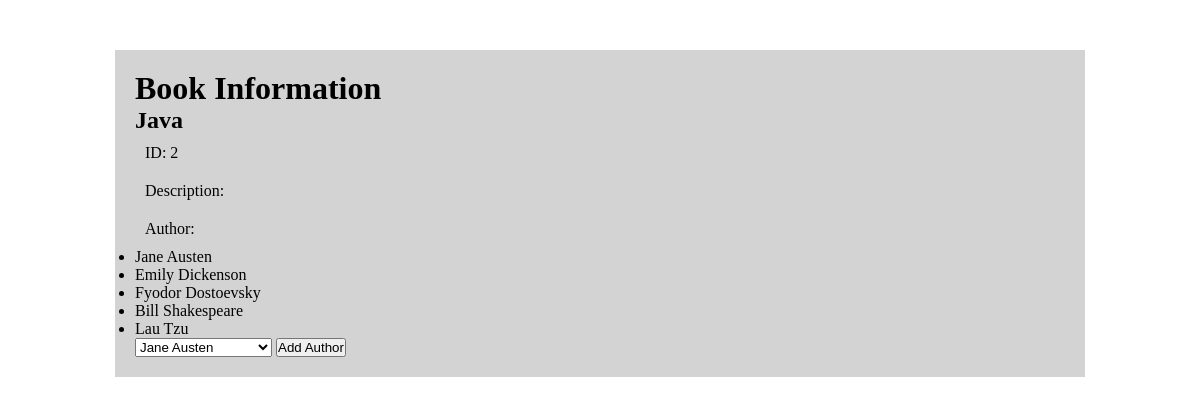
/bookinfo/2, run on the app's committed database.
### bookAuthApp/models.py (models this page shows)
class Book(models.Model):
    title = models.CharField(max_length=255)
    desc = models.TextField(max_length=255)
    created_at = models.DateTimeField(auto_now_add=True)
    updated_at = models.DateTimeField(auto_now=True)

class Author(models.Model):
    first_name = models.CharField(max_length=255)
    books = models.ManyToManyField(Book, related_name="authors")
    last_name = models.CharField(max_length=255)
    notes = models.TextField()
    created_at = models.DateTimeField(auto_now_add=True)
    updated_at = models.DateTimeField(auto_now=True)

### bookAuthApp/views.py (the view)
# urls.py: path('bookinfo/<bookid>', views.bookInfo),
def bookInfo(request, bookid):
    context = {
        'selectedBook' : Book.objects.get(id=bookid),
        'allAuthors' : Author.objects.all()
    }
    return render(request, "book_info.html", context)

### bookAuthApp/templates/book_info.html (shortened to what this page needs)
<!DOCTYPE html>
<html lang="en">
<head>
    {% load static %}
    <link rel="stylesheet" href="{% static 'css/style.css' %}">
</head>
<body>
    <div id="container">
        <div class="">
            <h1>Book Information</h1>
            <h2> {{ selectedBook.title }} </h2>
            <p> ID: {{ selectedBook.id }} </p>
            <p> Description: {{ selectedBook.desc }} </p>
            <p> Author:</p>
            <ul>
                {% for authors in selectedBook.authors.all %}
                <li>{{ authors.first_name }} {{ authors.last_name }}</li>
                {% endfor %}
            </ul>
            <form action="/authUpdate/{{selectedBook.id}}" method="post">
                <select name="chosenAuth" id="">
                    {% for a in allAuthors %}
                    <option value="{{ a.id }}">
                        <p>{{ a.first_name }} {{ a.last_name }}</p>
                    </option>
                    {% endfor %}
                </select>
                <input type="submit" value="Add Author">
            </form>
        </div>
    </div>
</body>
</html>

### bookAuthApp/static/css/style.css (style rules this page uses)
* { margin: 0; padding: 0; }
body { margin: 0 auto; width: 970px; }
p { padding: 10px; }
#container { background-color: lightgrey; margin: 50px 0; padding: 20px; }

### data on the page
Book: title "Java", id "2"
Author: first_name "Jane", last_name "Austen"
Author: first_name "Emily", last_name "Dickenson"
Author: first_name "Fyodor", last_name "Dostoevsky"
Author: first_name "Bill", last_name "Shakespeare"
Author: first_name "Lau", last_name "Tzu"
